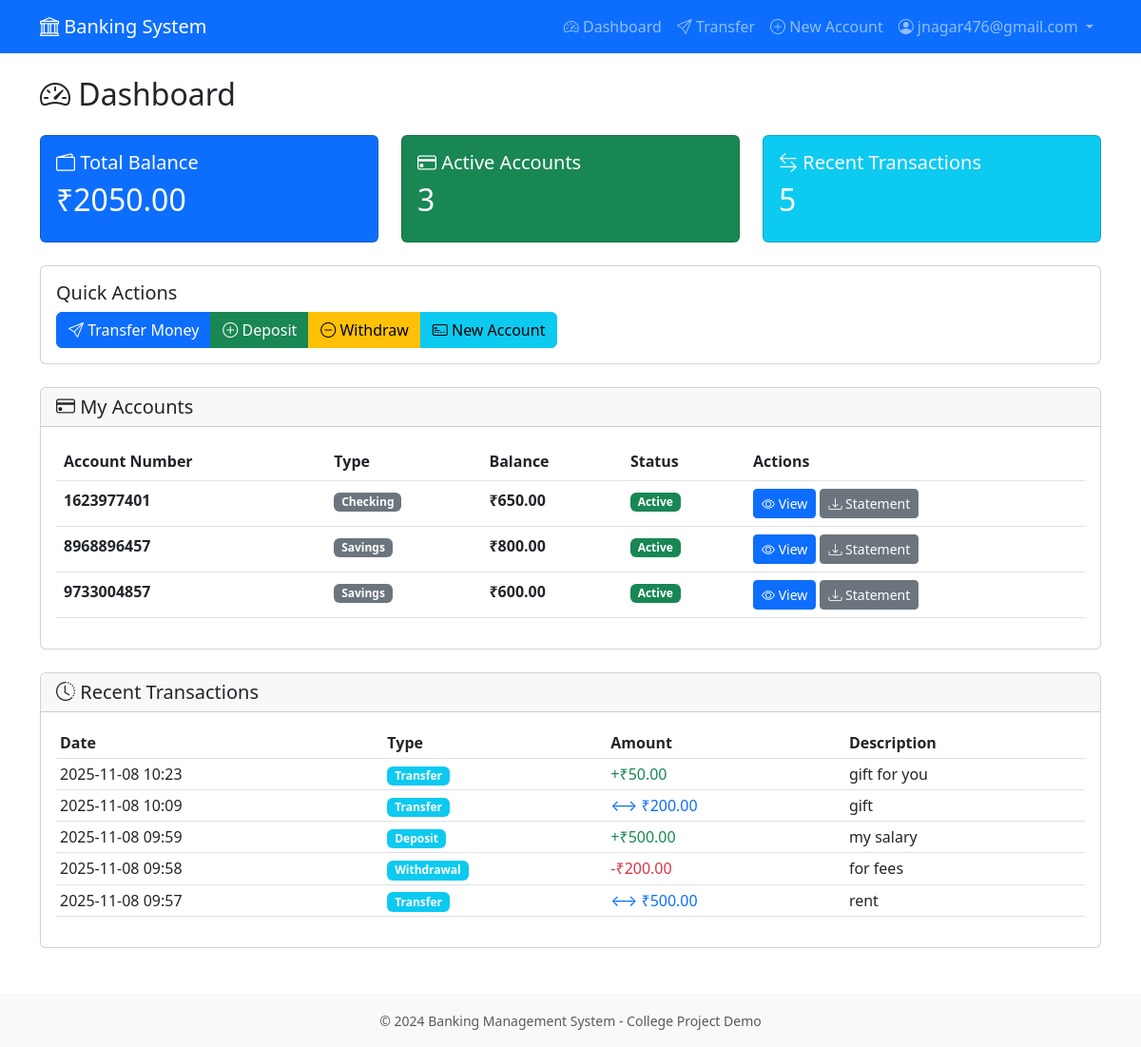
Before: /user/dashboard (signed in) with the older database file.
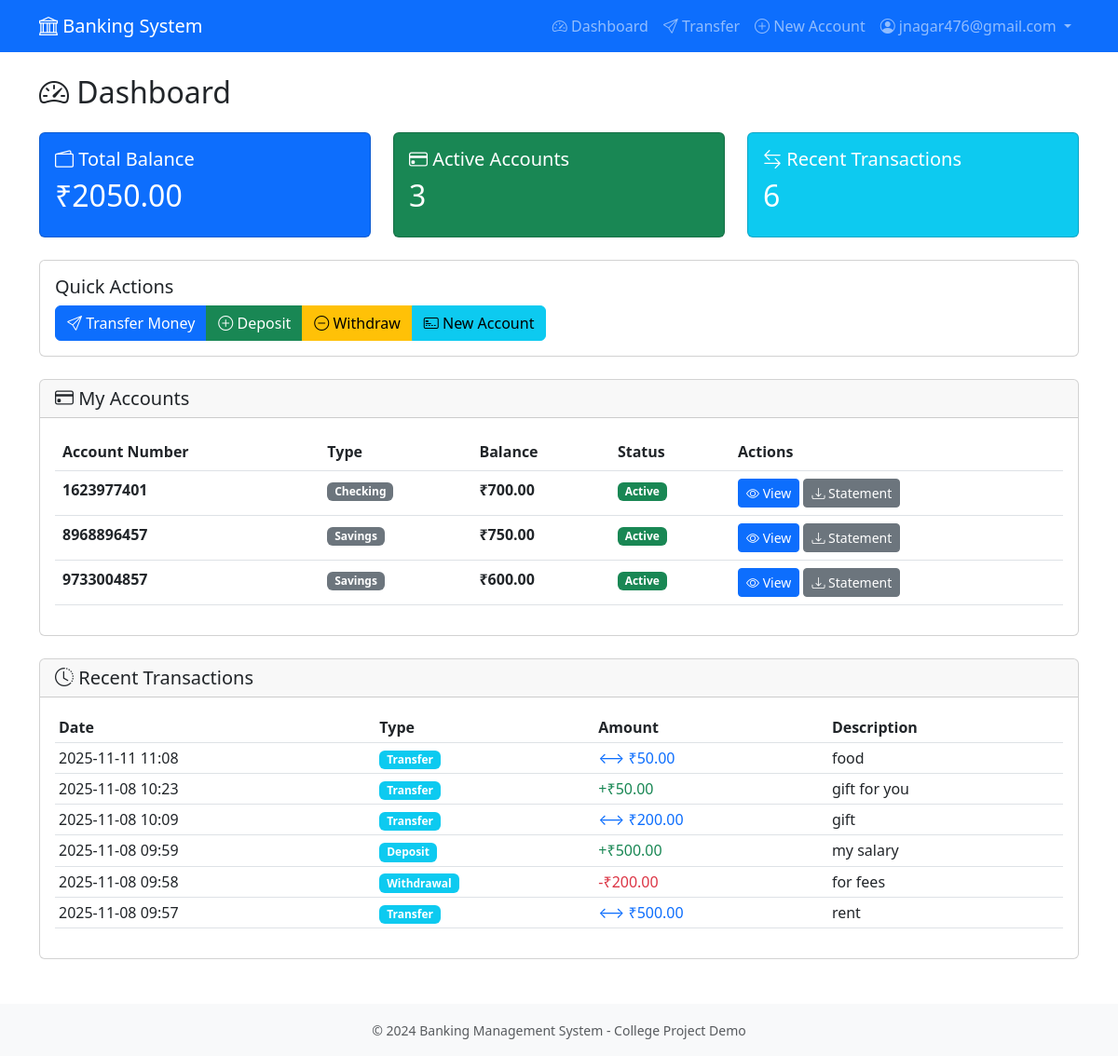
After: the same page with the newer database file.
### app/models.py (models this page shows, shortened)
class Account(db.Model):
    __tablename__ = 'accounts'
    id = db.Column(db.Integer, primary_key=True)
    user_id = db.Column(db.Integer, db.ForeignKey('users.id'), nullable=False, index=True)
    account_number = db.Column(db.String(20), unique=True, nullable=False, index=True)
    account_type = db.Column(db.String(20), nullable=False)  # 'checking' or 'savings'
    balance = db.Column(db.Integer, default=0, nullable=False)  # Stored in cents
    is_frozen = db.Column(db.Boolean, default=False, nullable=False)
    created_at = db.Column(db.DateTime, default=get_ist_now, nullable=False)
    transactions_sent = db.relationship(
        'Transaction',
        foreign_keys='Transaction.from_account_id',
        backref='source_account',
        lazy='dynamic'
    )
    transactions_received = db.relationship(
        'Transaction',
        foreign_keys='Transaction.to_account_id',
        backref='destination_account',
        lazy='dynamic'
    )
    def get_balance(self):
        return self.balance / 100.0
    def get_all_transactions(self):
        sent = self.transactions_sent.all()
        received = self.transactions_received.all()
        all_transactions = sent + received
        return sorted(all_transactions, key=lambda x: x.timestamp, reverse=True)

class Transaction(db.Model):
    __tablename__ = 'transactions'
    id = db.Column(db.Integer, primary_key=True)
    from_account_id = db.Column(db.Integer, db.ForeignKey('accounts.id'), nullable=True, index=True)
    to_account_id = db.Column(db.Integer, db.ForeignKey('accounts.id'), nullable=True, index=True)
    amount = db.Column(db.Integer, nullable=False)  # Stored in cents
    transaction_type = db.Column(db.String(20), nullable=False)  # 'transfer', 'deposit', 'withdrawal'
    description = db.Column(db.String(255), nullable=True)
    timestamp = db.Column(db.DateTime, default=get_ist_now, nullable=False, index=True)
    def get_amount(self):
        return self.amount / 100.0

### app/routes/user_routes.py (the view)
@bp.route('/dashboard')
@login_required
def dashboard():
    if isinstance(current_user, Admin):
        return redirect(url_for('admin.dashboard'))
    accounts = current_user.accounts.all()
    transactions_map = {}
    for account in accounts:
        transactions = account.get_all_transactions()
        for tx in transactions:
            transactions_map[tx.id] = tx
    recent_transactions = list(transactions_map.values())
    recent_transactions = sorted(recent_transactions, key=lambda x: x.timestamp, reverse=True)[:10]
    total_balance = current_user.get_total_balance()
    return render_template(
        'user/dashboard.html',
        title='Dashboard',
        accounts=accounts,
        recent_transactions=recent_transactions,
        total_balance=total_balance
    )

### app/models.py (called while the page is built)
    def get_total_balance(self):
        total_cents = sum(account.balance for account in self.accounts)
        return total_cents / 100.0

### app/templates/user/dashboard.html (shortened to what the changed rows need)
{% extends "layout.html" %}
{% block content %}
<h2 class="mb-4">
    <i class="bi bi-speedometer2"></i> Dashboard
</h2>
<div class="row mb-4">
    <div class="col-md-4">
        <div class="card bg-primary text-white">
            <div class="card-body">
                <h2>₹{{ "%.2f"|format(total_balance) }}</h2>
            </div>
        </div>
    </div>
    <div class="col-md-4">
        <div class="card bg-success text-white">
            <div class="card-body">
                <h2>{{ accounts|length }}</h2>
            </div>
        </div>
    </div>
    <div class="col-md-4">
        <div class="card bg-info text-white">
            <div class="card-body">
                <h5 class="card-title">
                    <i class="bi bi-arrow-left-right"></i> Recent Transactions
                </h5>
                <h2>{{ recent_transactions|length }}</h2>
            </div>
        </div>
    </div>
</div>
<div class="card mb-4">
    <div class="card-body">
        {% if accounts %}
            <div class="table-responsive">
                <table class="table table-hover">
                    <thead>
                        <tr>
                            <th>Account Number</th>
                            <th>Type</th>
                            <th>Balance</th>
                            <th>Status</th>
                            <th>Actions</th>
                        </tr>
                    </thead>
                    <tbody>
                        {% for account in accounts %}
                        <tr>
                            <td><strong>{{ account.account_number }}</strong></td>
                            <td>
                                <span class="badge bg-secondary">{{ account.account_type.title() }}</span>
                            </td>
                            <td><strong>₹{{ "%.2f"|format(account.get_balance()) }}</strong></td>
                            <td>
                                {% if account.is_frozen %}
                                    <span class="badge bg-danger">Frozen</span>
                                {% else %}
                                    <span class="badge bg-success">Active</span>
                                {% endif %}
                            </td>
                            <td>
                                <a href="{{ url_for('user.account_details', account_id=account.id) }}" class="btn btn-sm btn-primary">
                                    <i class="bi bi-eye"></i> View
                                </a>
                                <a href="{{ url_for('user.statement', account_id=account.id) }}" class="btn btn-sm btn-secondary">
                                    <i class="bi bi-download"></i> Statement
                                </a>
                            </td>
                        </tr>
                        {% endfor %}
                    </tbody>
                </table>
            </div>
        {% else %}
            <div class="alert alert-info">
                <i class="bi bi-info-circle"></i> You don't have any accounts yet.
                <a href="{{ url_for('user.create_account') }}" class="alert-link">Create one now</a>
            </div>
        {% endif %}
    </div>
</div>
<div class="card">
    <div class="card-body">
        {% if recent_transactions %}
            <div class="table-responsive">
                <table class="table table-sm">
                    <thead>
                        <tr>
                            <th>Date</th>
                            <th>Type</th>
                            <th>Amount</th>
                            <th>Description</th>
                        </tr>
                    </thead>
                    <tbody>
                        {% for transaction in recent_transactions %}
                        <tr>
                            <td>{{ transaction.timestamp.strftime('%Y-%m-%d %H:%M') }}</td>
                            <td>
                                <span class="badge bg-info">{{ transaction.transaction_type.title() }}</span>
                            </td>
                            <td>
                                {% set my_account_ids = accounts|map(attribute='id')|list %}
                                {% if transaction.to_account_id in my_account_ids and (transaction.from_account_id is none or transaction.from_account_id not in my_account_ids) %}
                                    <span class="text-success">+₹{{ "%.2f"|format(transaction.get_amount()) }}</span>
                                {% elif transaction.from_account_id in my_account_ids and (transaction.to_account_id is none or transaction.to_account_id not in my_account_ids) %}
                                    <span class="text-danger">-₹{{ "%.2f"|format(transaction.get_amount()) }}</span>
                                {% elif transaction.from_account_id in my_account_ids and transaction.to_account_id in my_account_ids %}
                                    <span class="text-primary">⟷ ₹{{ "%.2f"|format(transaction.get_amount()) }}</span>
                                {% else %}
                                    ₹{{ "%.2f"|format(transaction.get_amount()) }}
                                {% endif %}
                            </td>
                            <td>{{ transaction.description or 'N/A' }}</td>
                        </tr>
                        {% endfor %}
                    </tbody>
                </table>
            </div>
        {% else %}
            <p class="text-muted mb-0">No transactions yet.</p>
        {% endif %}
    </div>
</div>
{% endblock %}

Changed rows visible on the page:
changed Account "Checking": get_balance "650.00" → "700.00"
changed Account (number 2 of 3 on the later page): get_balance "800.00" → "750.00"
added Transaction: get_amount "50.00"
Other visible differences:
{{ recent_transactions|length }}: "5" → "6"
